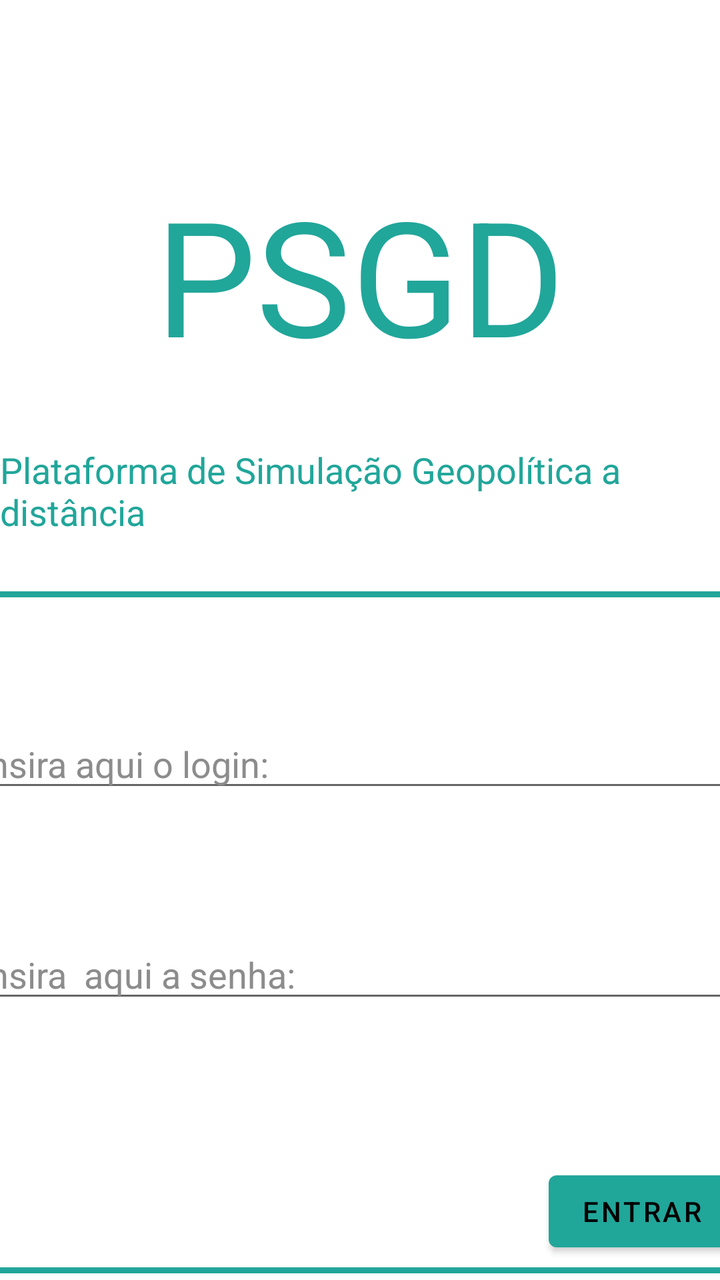
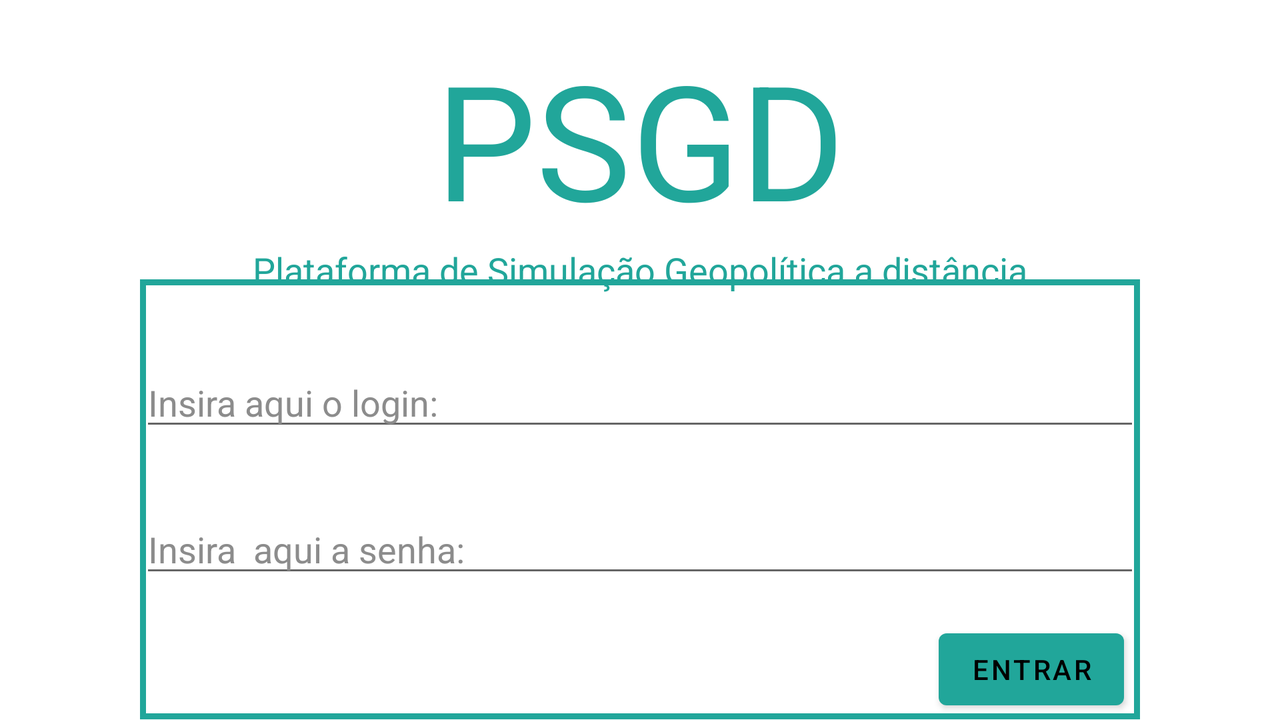

One screen, two layout resources from the same app: the default and the repository's alternative for another configuration. Each is rendered where Android would select it; the XML of both is given below.
<!-- AndroidManifest.xml: application theme Theme.Projeto_integrador_movel -->
<!-- res/layout/activity_login.xml -->
<?xml version="1.0" encoding="utf-8"?>
<androidx.constraintlayout.widget.ConstraintLayout xmlns:android="http://schemas.android.com/apk/res/android"
    xmlns:app="http://schemas.android.com/apk/res-auto"
    xmlns:tools="http://schemas.android.com/tools"
    android:layout_width="match_parent"
    android:layout_height="match_parent"
    tools:context=".LoginActivity">

    <TextView
        android:id="@+id/textView22"
        android:layout_width="wrap_content"
        android:layout_height="wrap_content"
        android:layout_marginTop="32dp"
        android:text="Plataforma de Simulação Geopolítica a distância"
        android:textColor="@color/green_accent"
        android:textSize="18sp"
        app:layout_constraintEnd_toEndOf="parent"
        app:layout_constraintStart_toStartOf="parent"
        app:layout_constraintTop_toBottomOf="@+id/textView21" />

    <TextView
        android:id="@+id/textView23"
        android:layout_width="390dp"
        android:layout_height="341dp"
        android:layout_marginStart="8dp"
        android:layout_marginLeft="8dp"
        android:layout_marginTop="32dp"
        android:layout_marginEnd="8dp"
        android:layout_marginRight="8dp"
        android:layout_marginBottom="8dp"
        android:background="@drawable/quadrado"
        app:layout_constraintBottom_toBottomOf="parent"
        app:layout_constraintEnd_toEndOf="parent"
        app:layout_constraintStart_toStartOf="parent"
        app:layout_constraintTop_toBottomOf="@+id/textView22" />

    <EditText
        android:id="@+id/etLogin"
        android:layout_width="0dp"
        android:layout_height="wrap_content"
        android:layout_marginTop="64dp"
        android:ems="10"
        android:hint="Insira aqui o login:"
        android:inputType="textPersonName"
        android:textColor="@android:color/secondary_text_dark"
        android:textColorHighlight="@color/gray1"
        android:textColorHint="@color/gray1"
        android:textColorLink="@color/gray1"
        app:layout_constraintEnd_toEndOf="@+id/textView23"
        app:layout_constraintHorizontal_bias="0.0"
        app:layout_constraintStart_toStartOf="@+id/textView23"
        app:layout_constraintTop_toTopOf="@+id/textView23" />

    <EditText
        android:id="@+id/etPssw"
        android:layout_width="0dp"
        android:layout_height="wrap_content"
        android:layout_marginTop="64dp"
        android:ems="10"
        android:hint="Insira  aqui a senha:"
        android:inputType="textPassword"
        android:textColor="@android:color/secondary_text_dark"
        android:textColorHint="@color/gray1"
        app:layout_constraintEnd_toEndOf="@+id/textView23"
        app:layout_constraintStart_toStartOf="@+id/textView23"
        app:layout_constraintTop_toBottomOf="@+id/etLogin" />

    <TextView
        android:id="@+id/textView21"
        android:layout_width="wrap_content"
        android:layout_height="wrap_content"
        android:layout_marginTop="84dp"
        android:text="PSGD"
        android:textColor="@color/green_accent"
        android:textSize="80sp"
        app:layout_constraintEnd_toEndOf="parent"
        app:layout_constraintStart_toStartOf="parent"
        app:layout_constraintTop_toTopOf="parent" />

    <Button
        android:id="@+id/btnEntrar"
        android:layout_width="wrap_content"
        android:layout_height="wrap_content"
        android:layout_marginTop="76dp"
        android:layout_marginEnd="8dp"
        android:layout_marginRight="8dp"
        android:layout_marginBottom="8dp"
        android:text="Entrar"
        app:layout_constraintBottom_toBottomOf="@+id/textView23"
        app:layout_constraintEnd_toEndOf="@+id/textView23"
        app:layout_constraintTop_toBottomOf="@+id/etPssw" />

</androidx.constraintlayout.widget.ConstraintLayout>
<!-- resources referenced by this layout -->
<resources>
  <color name="gray1">#8c8c8c</color>
  <color name="green_accent">#21a69a</color>
  <!-- drawable quadrado (drawable) -->
  <?xml version="1.0" encoding="utf-8"?>
  <selector xmlns:android="http://schemas.android.com/apk/res/android">
  
      <item>
  
          <shape android:shape="rectangle">
  
              <solid android:color="@android:color/transparent"></solid>
              <stroke android:width="3dp" android:color="@color/green_accent"></stroke>
  
  
          </shape>
  
      </item>
  
  </selector>
  <style name="Theme.Projeto_integrador_movel" parent="Theme.MaterialComponents.DayNight.NoActionBar">
          
          <item name="colorPrimary">@color/green_accent</item>
          <item name="colorPrimaryVariant">@color/darker_green_accent</item>
          <item name="colorOnPrimary">@color/black</item>
          
          <item name="colorSecondary">@color/green_accent</item>
          <item name="colorSecondaryVariant">@color/darker_green_accent</item>
          <item name="colorOnSecondary">@color/black</item>
          
          <item name="android:statusBarColor" tools:targetApi="l">?attr/colorPrimaryVariant</item>
          
      </style>
  <color name="darker_green_accent">#219c91</color>
  <color name="black">#FF000000</color>
</resources>
<!-- res/layout-land/activity_login.xml (the repository's variant of the layout above) -->
<!-- drawn on the phone turned sideways -->
<?xml version="1.0" encoding="utf-8"?>
<androidx.constraintlayout.widget.ConstraintLayout xmlns:android="http://schemas.android.com/apk/res/android"
    xmlns:app="http://schemas.android.com/apk/res-auto"
    xmlns:tools="http://schemas.android.com/tools"
    android:layout_width="match_parent"
    android:layout_height="match_parent"
    tools:context=".LoginActivity">

    <TextView
        android:id="@+id/textView22"
        android:layout_width="wrap_content"
        android:layout_height="wrap_content"
        android:text="Plataforma de Simulação Geopolítica a distância"
        android:textColor="@color/green_accent"
        android:textSize="18sp"
        app:layout_constraintEnd_toEndOf="parent"
        app:layout_constraintStart_toStartOf="parent"
        app:layout_constraintTop_toBottomOf="@+id/textView21" />

    <TextView
        android:id="@+id/textView23"
        android:layout_width="500dp"
        android:layout_height="220dp"
        android:layout_marginTop="8dp"
        android:layout_marginBottom="16dp"
        android:background="@drawable/quadrado"
        app:layout_constraintBottom_toBottomOf="parent"
        app:layout_constraintEnd_toEndOf="parent"
        app:layout_constraintStart_toStartOf="parent"
        app:layout_constraintTop_toBottomOf="@+id/textView22" />

    <EditText
        android:id="@+id/etLogin"
        android:layout_width="0dp"
        android:layout_height="wrap_content"
        android:layout_marginTop="32dp"
        android:ems="10"
        android:hint="Insira aqui o login:"
        android:inputType="textPersonName"
        android:textColor="@android:color/secondary_text_dark"
        android:textColorHighlight="@color/gray1"
        android:textColorHint="@color/gray1"
        android:textColorLink="@color/gray1"
        app:layout_constraintEnd_toEndOf="@+id/textView23"
        app:layout_constraintHorizontal_bias="1.0"
        app:layout_constraintStart_toStartOf="@+id/textView23"
        app:layout_constraintTop_toBottomOf="@+id/textView22" />

    <EditText
        android:id="@+id/etPssw"
        android:layout_width="0dp"
        android:layout_height="wrap_content"
        android:layout_marginTop="32dp"
        android:ems="10"
        android:hint="Insira  aqui a senha:"
        android:inputType="textPassword"
        android:textColor="@android:color/secondary_text_dark"
        android:textColorHint="@color/gray1"
        app:layout_constraintEnd_toEndOf="@+id/textView23"
        app:layout_constraintHorizontal_bias="1.0"
        app:layout_constraintStart_toStartOf="@+id/textView23"
        app:layout_constraintTop_toBottomOf="@+id/etLogin" />

    <TextView
        android:id="@+id/textView21"
        android:layout_width="wrap_content"
        android:layout_height="wrap_content"
        android:layout_marginTop="16dp"
        android:text="PSGD"
        android:textColor="@color/green_accent"
        android:textSize="80sp"
        app:layout_constraintEnd_toEndOf="parent"
        app:layout_constraintStart_toStartOf="parent"
        app:layout_constraintTop_toTopOf="parent" />

    <Button
        android:id="@+id/btnEntrar"
        android:layout_width="wrap_content"
        android:layout_height="wrap_content"
        android:layout_marginTop="24dp"
        android:layout_marginEnd="8dp"
        android:layout_marginRight="8dp"
        android:layout_marginBottom="8dp"
        android:text="Entrar"
        app:layout_constraintBottom_toBottomOf="@+id/textView23"
        app:layout_constraintEnd_toEndOf="@+id/textView23"
        app:layout_constraintTop_toBottomOf="@+id/etPssw" />

</androidx.constraintlayout.widget.ConstraintLayout>
